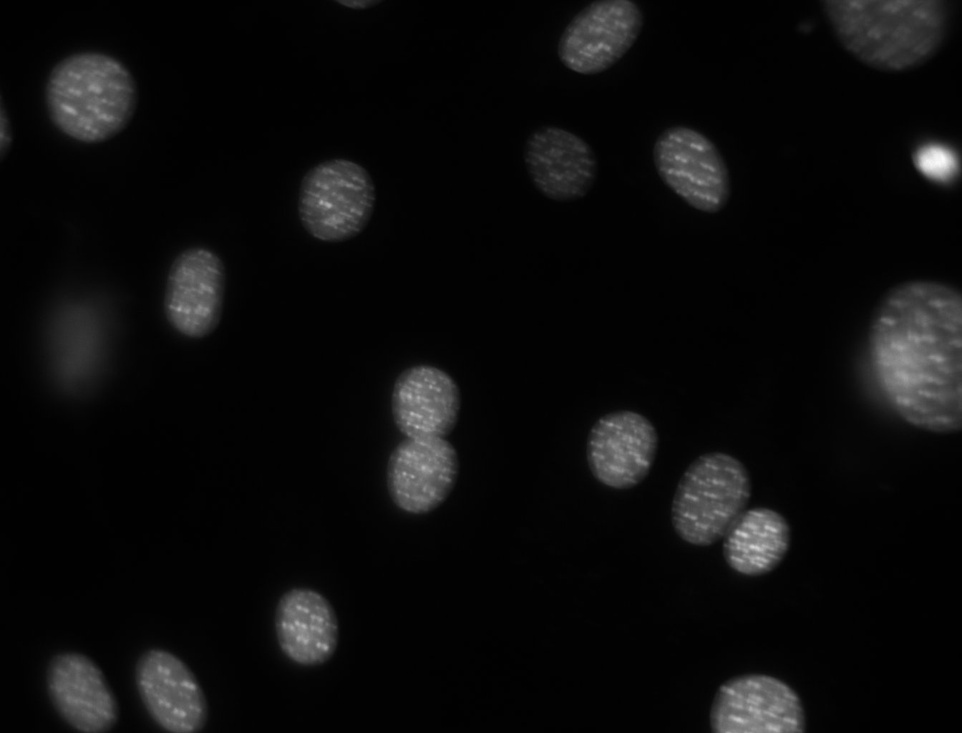
#> input picture py3/dna/dna.jpeg, 962 x 733 px, shrunk from 1344 x 1024 before the run
$ python dna.py   (older library calls are emulated)
#> lines starting #> are read from the running program, lines starting #| are printed output that depends on the picture; after the words box and inside, x2 and y2 are one past the last pixel; in counts of white or black regions, pixels touching at a corner belong together; long printed decimals are rounded
"""
  dna.py

  2013-12-14 J. R. Minter

  Simple particle analysis of nuclei imaged by fluorescence imaging
  of DNA.

  Adapted from http://pythonvision.org/basic-tutorial to python3 and
  using mainly skimage.

  image from http://pythonvision.org/media/files/images/dna.jpeg

  Note that since the skimage regionprops supplies the bounding
  box, we can just eliminate the features touching the borders.

  2015-11-30  JRM  Updated skimage.filter to skimage.filters


"""
import math
import numpy as np
import skimage.io as io
import skimage.feature as fea       # peak_local_max
# import skimage.segmentation as seg  # find_boundaries, visualize_boundaries
import skimage.morphology as mor    # watershed, disk
import skimage.filters as fil        # threshold_otsu
import skimage.measure as mea       # regionprops
# import scipy
import scipy.ndimage as nd
import matplotlib.pyplot as plt

bShowIntermed = False

fOut = 'features.csv'
fImg = 'dna.jpeg'

dna = io.imread(fImg)
#> dna is the input picture: shape (733, 962); min 0, max 251, mean 12.7

if bShowIntermed:
  plt.imshow(dna)
  plt.gray()
  plt.show()

print(dna.shape)
#| (733, 962)

imgRows = dna.shape[0]
#> imgRows = 733
imgCols = dna.shape[1]
#> imgCols = 962
print(dna.dtype)
#| uint8
print(dna.max())
#| 251
print(dna.min())
#| 0

# T = mh.thresholding.otsu(dna)
T = fil.threshold_otsu(dna)
#> T = 45

dnaf = nd.gaussian_filter(dna, 16)
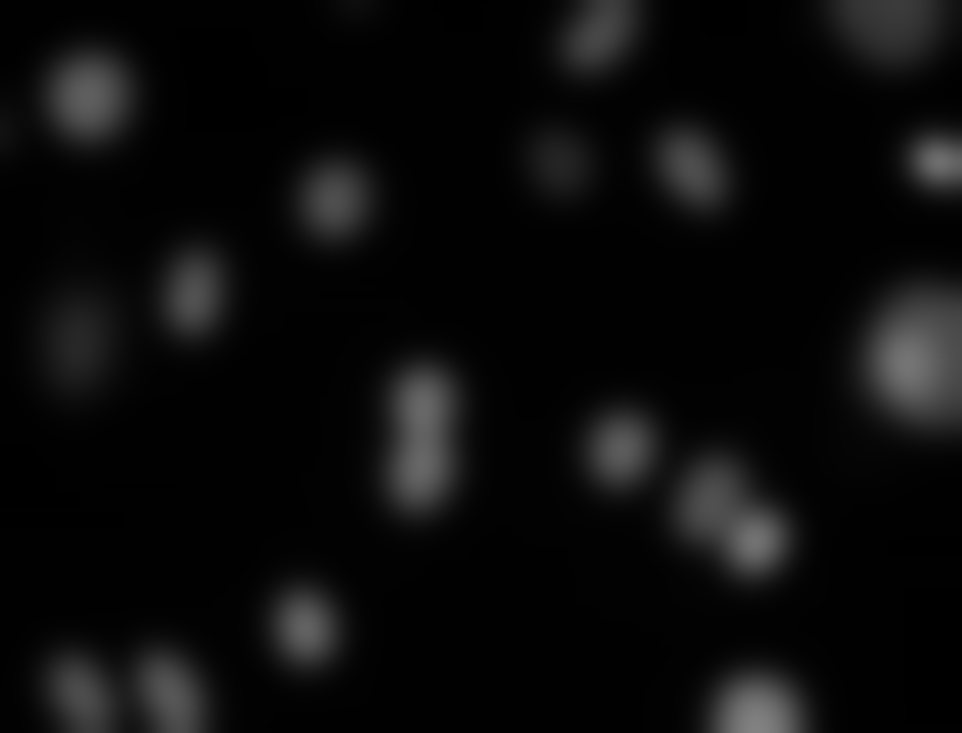
#> dnaf: shape (733, 962); min 0, max 129, mean 11.8
thr = dnaf > T
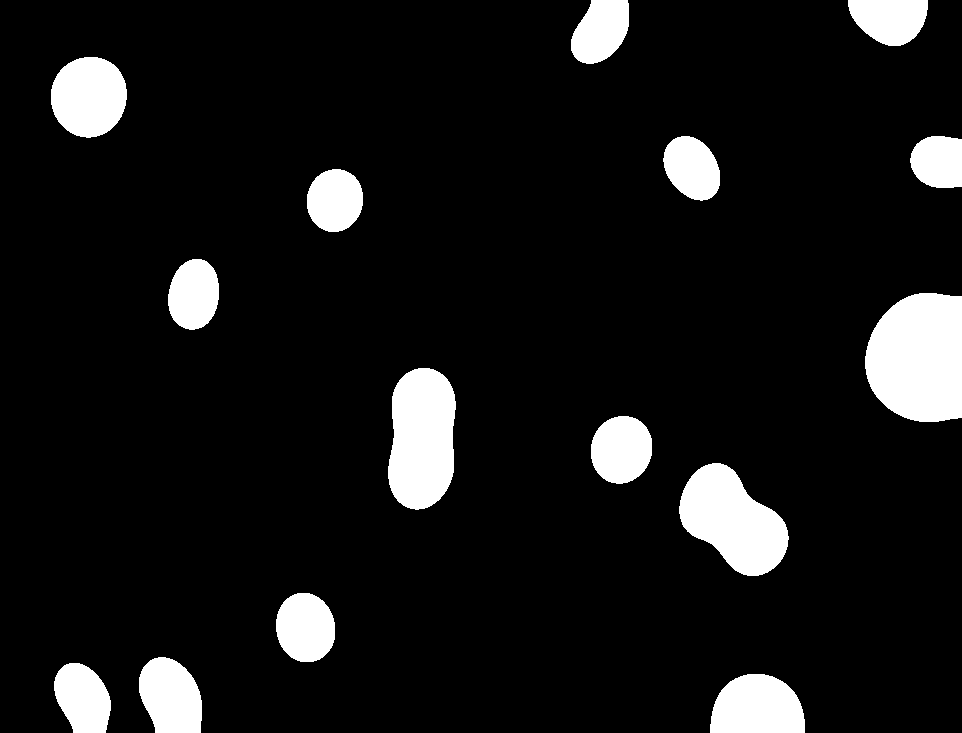
#> thr: shape (733, 962) bool; 9.3% white; 15 white regions, largest, box (x1, y1, x2, y2) and area: (865, 293, 962, 422) 10587, (388, 368, 456, 510) 7949, (679, 463, 789, 576) 7678

if bShowIntermed:
  plt.imshow(thr)
  plt.show()

dis = nd.distance_transform_edt(thr).astype(np.float32)
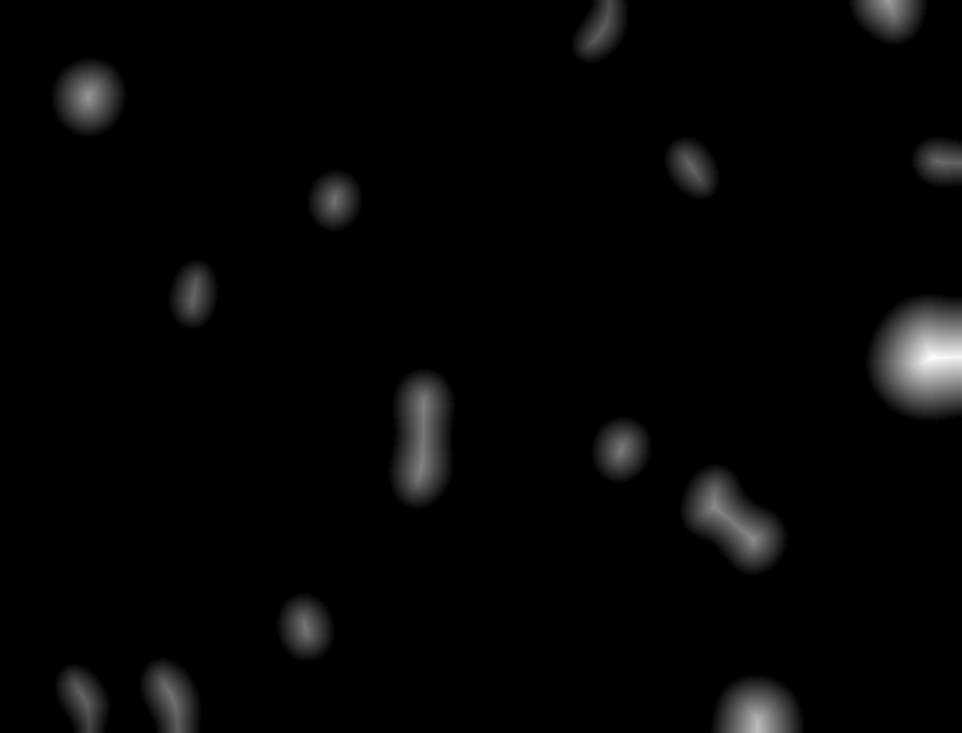
#> dis: shape (733, 962) float32; min 0, max 64.01, mean 1.4; drawn with min black and max white
if bShowIntermed:
  print(dis.shape)
  print(dis.dtype)
  plt.imshow(-dis, cmap=plt.cm.jet, interpolation='nearest')
  plt.show()

# denoise the EDM
blur = nd.gaussian_filter(dis, 5)
if bShowIntermed:
  plt.imshow(-blur, cmap=plt.cm.jet, interpolation='nearest')
  plt.show()

# rmax = pm.regmax(dnaf)
rmax = fea.peak_local_max(blur, indices=False, footprint=np.ones((3, 3)))
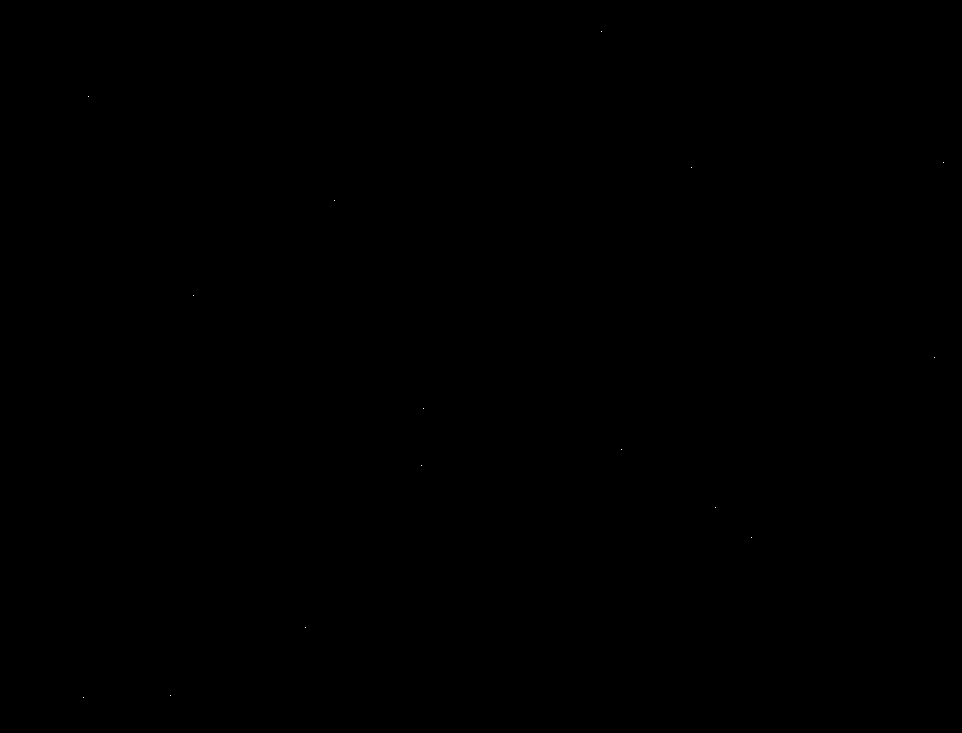
#> rmax: shape (733, 962) bool; 0% white in thin lines or dots, all inside (x1, y1, x2, y2) = (83, 31, 944, 698)

if bShowIntermed:
  print(rmax.shape)
  print(rmax.dtype)
  print(rmax.max())
  print(rmax.min())
  plt.imshow(pm.overlay(dna, rmax))
  plt.show()

mrk = nd.label(rmax)[0]
#> mrk: shape (733, 962) int32; 16 distinct labels, from 0 to 15
lab = mor.watershed(-blur, mrk, mask=thr)
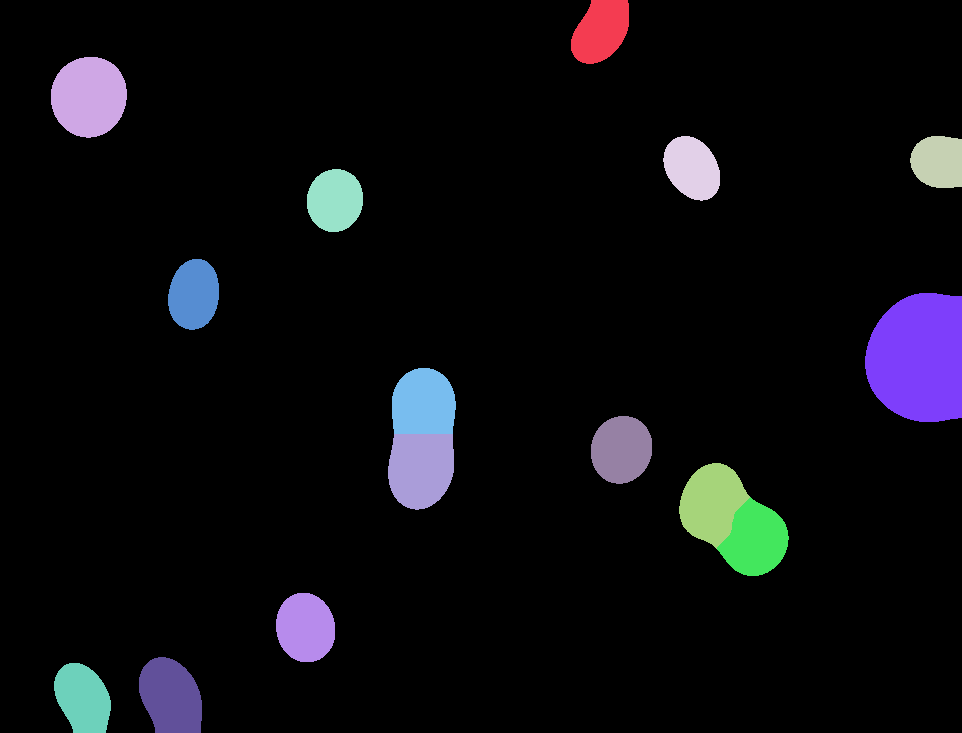
#> lab: shape (733, 962) int32; 16 distinct labels, from 0 to 15; one colour per label, 0 black

props = mea.regionprops(lab, intensity_image=dna, cache=True)
#> props = 15 regions; largest, box (x1, y1, x2, y2) and area: (865, 293, 962, 422) 10587, (51, 57, 127, 138) 4851, (388, 434, 454, 510) 4272, (679, 463, 750, 549) 3957, (139, 657, 202, 733) 3807

print("")
l = len(props)
#> l = 15

f = open(fOut,'w')
line = "label, ecd, minor.ax.len, major.ax.len, ar, solidity"
print(line)
f.write(line+'\n')
for i in range(l):
  # check the labeled regions for border touching
  theBox = props[i].bbox
  if(theBox[0] > 0):
    if(theBox[1] > 0):
      if(theBox[2] < imgRows):
        if(theBox[3] < imgCols):
          ecd = 2.0 * math.sqrt(props[i].area/math.pi)
          ar = props[i].major_axis_length / props[i].minor_axis_length
          line = "%g, %g, %g, %g, %g, %g" % (i+1, ecd, props[i].minor_axis_length, props[i].major_axis_length, ar, props[i].solidity)
          print(line)
          f.write(line+'\n')
#> this loop made 15 passes
#> (theBox, ecd, ar) on passes 2, 4, 5, 6, 8, 9, 10, 11, 12, 13: ((57, 51, 138, 127), 78.59, 1.07), ((136, 663, 201, 720), 59.15, 1.39), ((169, 307, 232, 363), 59.73, 1.13), ((259, 168, 330, 219), 60.37, 1.42), ((368, 392, 434, 456), 68.42, 1.04), ((416, 591, 484, 652), 64.79, 1.13), ((434, 388, 510, 454), 73.75, 1.19), ((463, 679, 549, 750), 70.98, 1.32), ((497, 717, 576, 789), 68.83, 1.17), ((593, 276, 662, 335), 64.45, 1.19)
#> theBox on passes 1, 3, 7, 14, 15: (0, 571, 64, 629), (136, 910, 188, 962), (293, 865, 422, 962), (657, 139, 733, 202), (663, 54, 733, 111)
#| 2, 78.5906, 76.0349, 81.2519, 1.069, 0.9864
#| 4, 59.1512, 50.1904, 69.7463, 1.390, 0.9828
#| 5, 59.7295, 56.2426, 63.4327, 1.128, 0.9832
#| 6, 60.3656, 50.7364, 71.8598, 1.416, 0.9818
#| 8, 68.423, 67.8201, 70.5094, 1.040, 0.9876
#| 9, 64.791, 61.0618, 68.7517, 1.126, 0.9862
#| 10, 73.7515, 68.1767, 81.3033, 1.193, 0.9857
#| 11, 70.9803, 62.3165, 82.2261, 1.319, 0.9494
#> (further printed lines are left out)

f.close()
fig, axes = plt.subplots(ncols=3, figsize=(9, 3))
ax0, ax1, ax2 = axes
ax0.imshow(dna, cmap=plt.cm.gray, interpolation='nearest')
ax0.set_title('original dna')
ax1.imshow(-blur, cmap=plt.cm.jet, interpolation='nearest')
ax1.set_title('blurred EDM')
ax2.imshow(lab, cmap=plt.cm.spectral, interpolation='nearest')
ax2.set_title('labeled dna')
for ax in axes:
  ax.axis('off')
plt.subplots_adjust(hspace=0.01, wspace=0.01, top=1, bottom=0, left=0, right=1)
plt.show()
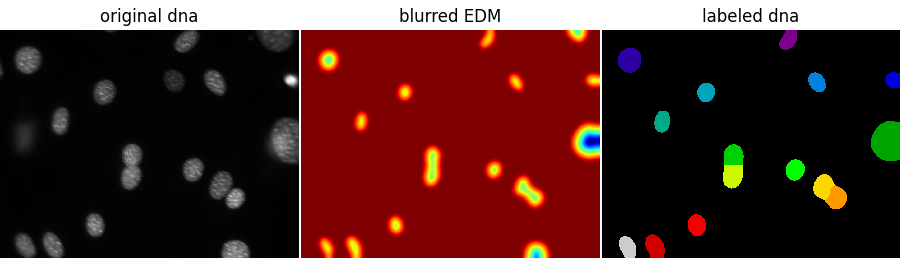
#> figure drawn by matplotlib, 3 panels
